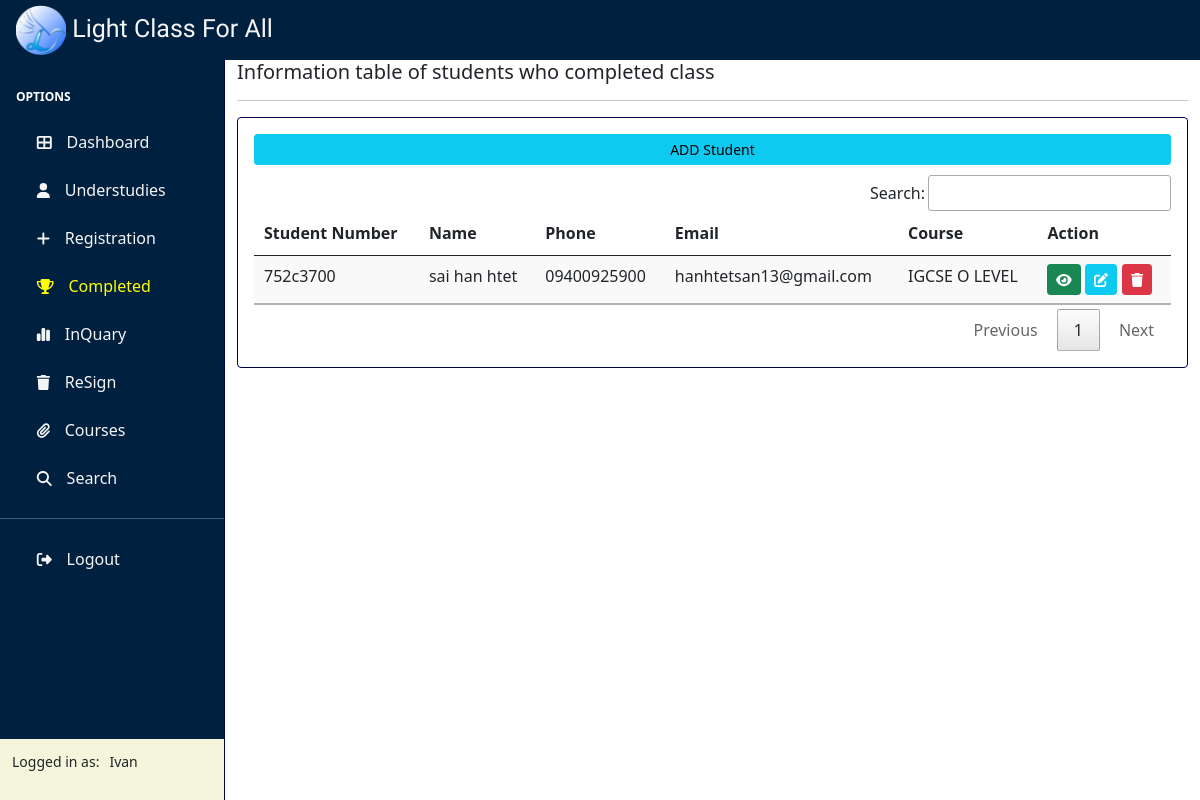
The app's page /completed/ (signed in), older data.
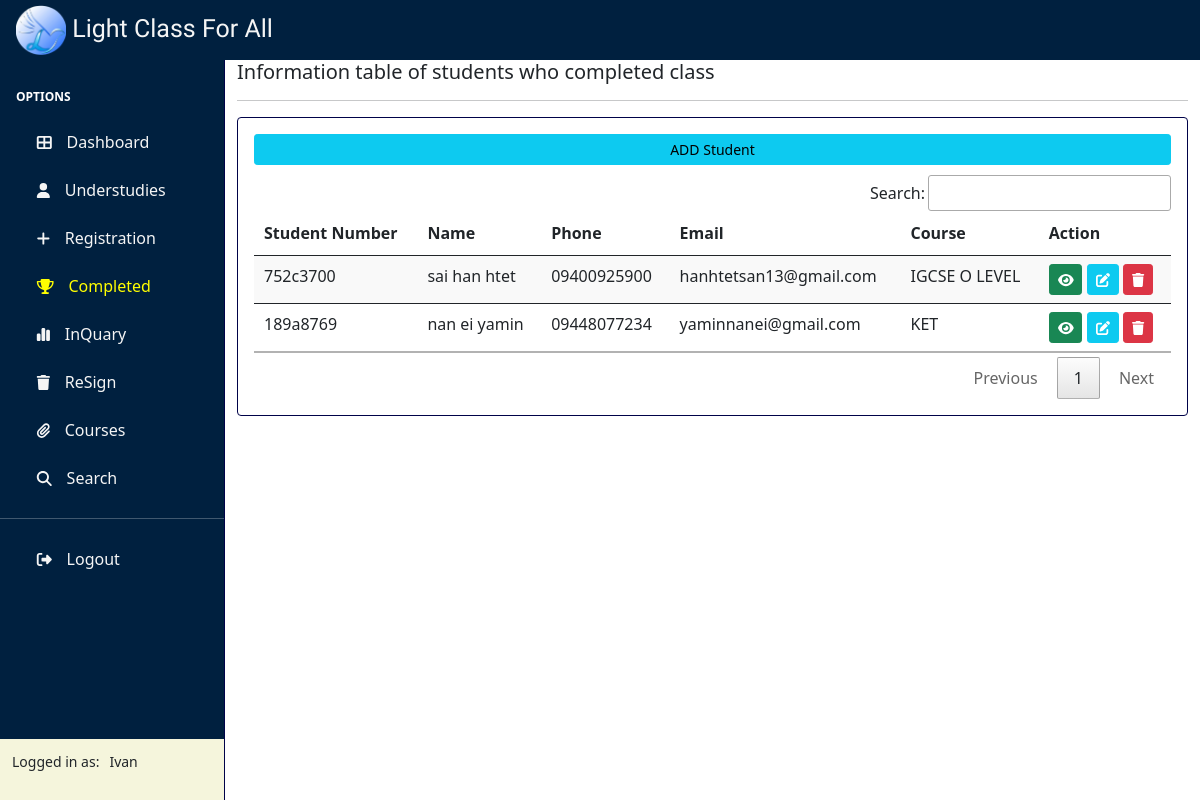
The same page, newer data.
### Class/models.py (models this page shows, shortened)
class Student(models.Model):
    STATUS = (
        ('understudies','understudies'),
        ('complete','complete'),
        ('resign','resign'),
    )
    roll_id = models.CharField(max_length=10, unique=True)
    status = models.CharField(max_length=100,
                                choices=STATUS,
                                default='understudies')
    student = NameField(max_length=50,null=True)
    guardian = NameField(max_length=50,null=True)
    phone = models.CharField(max_length=50,null=True)
    guardian_ph = models.CharField(max_length=50,null=True)
    email = models.EmailField(null=True)
    address = models.CharField(max_length=50,null=True)
    subjects = models.ManyToManyField(Subject)
    course = models.ForeignKey(Course,null=True,on_delete=models.SET_NULL)
    date_created = models.DateTimeField(auto_now_add=True,null=True)
    class Meta:
        db_table = 'STUDENT'

class Course(models.Model):
    name = models.CharField(max_length=100,null=True)
    class Meta:
        db_table = 'COURSE'
    def __str__(self) -> str:
        return self.name

### Class/views.py (the view)
# urls.py: path('completed/',views.completed,name='Completed'),
@login_required(login_url='Login')
def completed(request):
    student = Student.objects.all()
    student = student.filter(status="complete").all()
    return render(request,'Class/completed.html',{'student':student})

### templates/class/completed.html
{% extends 'Class/base.html' %}
{% block content %}
<div class="row">
    <div class="col">
        <h5>Information table of students who completed class</h5>
        <hr>
        <div class="card card-body">
            <a href="{% url 'Student'  %}" class="btn btn-info btn-sm btn-block text-black">ADD Student</a>
            {% if student %}
            <div class="table-responsive">
                <table class="table table-sm display">
                    <thead>
                        <tr>
                            <th>Student Number</th>
                            <th>Name</th>
                            <th>Phone</th>
                            <th>Email</th>
                            <th>Course</th>
                            <th>Action</th>
                        </tr>
                    </thead>
                    {% for student in student %}
                    <tbody>
                        <tr>
                            <td>{{student.roll_id}}</td>
                            <td>{{student.student}}</td>
                            <td>{{student.phone}}</td>
                            <td>{{student.email}}</td>
                            <td>{{student.course}}</td>
                            <td>
                                <a href="{% url 'StudentInfo' student.id %}" class="btn btn-sm btn-success .origin text-white"><i class="fa-solid fa-eye"></i></a>
                                <a href="{% url 'UpdateStudent' student.id %}" class="btn btn-sm btn-info .origin text-white"><i class="fa-solid fa-pen-to-square"></i></a>
                                <a href="{% url 'DeleteStudent' student.id %}" class="btn btn-sm btn-danger .origin text-white"><i class="fa-solid fa-trash sb-nav-link-icon"></i></a>
                            </td>
                        </tr>
                    </tbody>
                    {% endfor %}
                </table>
            </div>
            {% else %}
            <h5>No Student Record</h5>
            {% endif %}
        </div>
    </div>
</div>
{% endblock content %}

Row changes from the older to the newer data that the page shows:
added Student: roll_id "189a8769", student "nan ei yamin", phone "09448077234", email "yaminnanei@gmail.com", course "KET"
